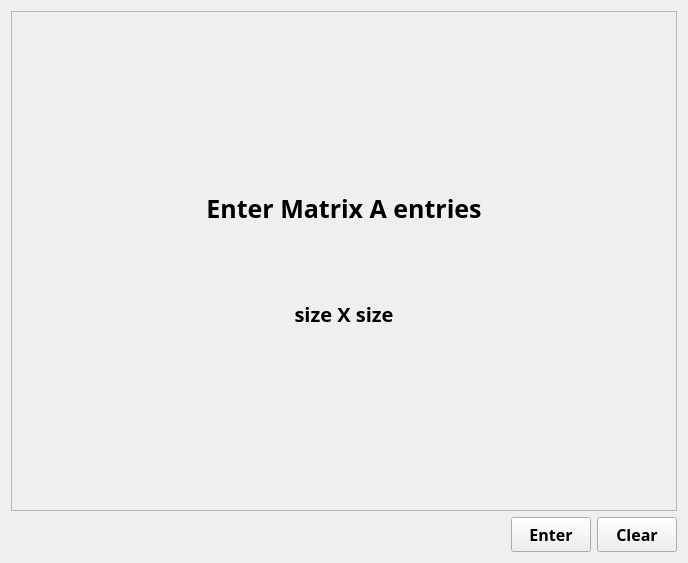
           <widget class="QWidget" name="page_enterMatrixA">
            <layout class="QVBoxLayout" name="verticalLayout_11">
             <item>
              <layout class="QVBoxLayout" name="verticalLayout_10">
               <item>
                <widget class="QFrame" name="frame_6">
                 <property name="minimumSize">
                  <size>
                   <width>0</width>
                   <height>500</height>
                  </size>
                 </property>
                 <property name="frameShape">
                  <enum>QFrame::StyledPanel</enum>
                 </property>
                 <property name="frameShadow">
                  <enum>QFrame::Raised</enum>
                 </property>
                 <layout class="QVBoxLayout" name="verticalLayout_12">
                  <item>
                   <layout class="QGridLayout" name="gridLayout">
                    <property name="spacing">
                     <number>6</number>
                    </property>
                    <item row="0" column="0">
                     <widget class="QLabel" name="label_enterMatrixA_entry">
                      <property name="maximumSize">
                       <size>
                        <width>16777215</width>
                        <height>100</height>
                       </size>
                      </property>
                      <property name="font">
                       <font>
                        <family>DM Sans</family>
                        <pointsize>19</pointsize>
                        <bold>true</bold>
                       </font>
                      </property>
                      <property name="text">
                       <string>Enter Matrix A entries</string>
                      </property>
                      <property name="alignment">
                       <set>Qt::AlignCenter</set>
                      </property>
                     </widget>
                    </item>
                    <item row="1" column="0">
                     <widget class="QLabel" name="label_matrixA_size_entry">
                      <property name="maximumSize">
                       <size>
                        <width>16777215</width>
                        <height>100</height>
                       </size>
                      </property>
                      <property name="font">
                       <font>
                        <family>DM Sans</family>
                        <pointsize>15</pointsize>
                        <bold>true</bold>
                       </font>
                      </property>
                      <property name="text">
                       <string>size X size</string>
                      </property>
                      <property name="alignment">
                       <set>Qt::AlignCenter</set>
                      </property>
                     </widget>
                    </item>
                   </layout>
                  </item>
                 </layout>
                </widget>
               </item>
               <item>
                <layout class="QHBoxLayout" name="horizontalLayout_2">
                 <item>
                  <spacer name="horizontalSpacer_6">
                   <property name="orientation">
                    <enum>Qt::Horizontal</enum>
                   </property>
                   <property name="sizeType">
                    <enum>QSizePolicy::Fixed</enum>
                   </property>
                   <property name="sizeHint" stdset="0">
                    <size>
                     <width>500</width>
                     <height>20</height>
                    </size>
                   </property>
                  </spacer>
                 </item>
                 <item>
                  <widget class="QPushButton" name="pushButton_enter_matrixA">
                   <property name="minimumSize">
                    <size>
                     <width>0</width>
                     <height>35</height>
                    </size>
                   </property>
                   <property name="maximumSize">
                    <size>
                     <width>120</width>
                     <height>16777215</height>
                    </size>
                   </property>
                   <property name="font">
                    <font>
                     <family>DM Sans</family>
                     <pointsize>12</pointsize>
                     <bold>true</bold>
                    </font>
                   </property>
                   <property name="cursor">
                    <cursorShape>PointingHandCursor</cursorShape>
                   </property>
                   <property name="text">
                    <string>Enter</string>
                   </property>
                  </widget>
                 </item>
                 <item>
                  <widget class="QPushButton" name="pushButton_clear_matrixA">
                   <property name="minimumSize">
                    <size>
                     <width>0</width>
                     <height>35</height>
                    </size>
                   </property>
                   <property name="maximumSize">
                    <size>
                     <width>120</width>
                     <height>16777215</height>
                    </size>
                   </property>
                   <property name="font">
                    <font>
                     <family>DM Sans</family>
                     <pointsize>12</pointsize>
                     <bold>true</bold>
                    </font>
                   </property>
                   <property name="cursor">
                    <cursorShape>PointingHandCursor</cursorShape>
                   </property>
                   <property name="text">
                    <string>Clear</string>
                   </property>
                  </widget>
                 </item>
                </layout>
               </item>
              </layout>
             </item>
            </layout>
           </widget>
